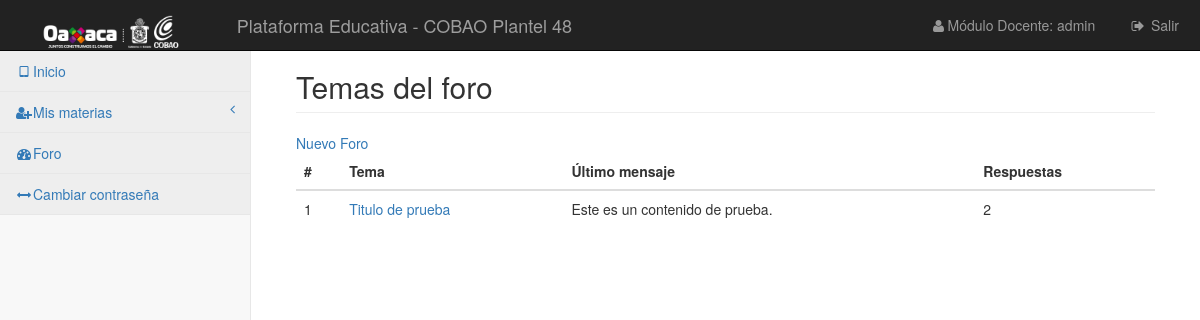
The page /vistas/foro/listar-f-d.php (signed in) on the database its author committed.
### tables this page shows
CREATE TABLE `foro_foro` (
  `id_foro` int(11) NOT NULL,
  `id_forocategoria` int(11) NOT NULL,
  `foro` varchar(250) NOT NULL,
  `descripcion` text NOT NULL
);

CREATE TABLE `foro_temas` (
  `id_tema` int(11) NOT NULL,
  `id_foro` int(11) NOT NULL,
  `titulo` varchar(250) NOT NULL,
  `contenido` text NOT NULL,
  `fecha` date NOT NULL,
  `id_usuario` int(5) NOT NULL,
  `activo` int(1) NOT NULL,
  `hits` int(11) NOT NULL
);

### librerias/Simple_sessions.php (called while the page is built, shortened)
<?php
class Simple_sessions{
private $my_sess;
public function  __construct($sess_name = 'simple_sessions'){
$this->my_sess = &$_SESSION;
}
public function check_sess($name){
return isset($this->my_sess[$name]);
}
}
?>

### vistas/foro/listar-f-d.php (the view, shortened to what this page needs)
<?php
require_once '../../librerias/Simple_sessions.php';
$obj_ses = new Simple_sessions();
if ($obj_ses->check_sess('userid')) {
    require_once '../../plantillas/header.php';?>
    <div id="page-wrapper">
        <div class="container-fluid">
            <?php
            include "../../control/conexion.php";
            $comprobar = "SELECT * FROM `foro_foro`";
            $ejecutar3 = $conexion->query($comprobar);
            ?>
            <div class="row">
                <div class="col-lg-12">
                    <h2 class="page-header">Temas del foro</h2>
                </div>
            </div>
            <div class="row">
                <div class="col-lg-12">
                    <a href="nuevo-d.php">Nuevo Foro</a>
                </div>
            </div>
            <div class="row">
                <div class="col-lg-12">
                    <div class="table-responsive">
                        <table class="table">
                            <thead>
                            <tr>
                                <th>#</th>
                                <th>Tema</th>
                                <th>Último mensaje</th>
                                <th>Respuestas</th>
                            </tr>
                            </thead>
                            <tbody>
                            <?php
                            $i = 0;
                            while ($regs = $ejecutar3->fetch_assoc()) {
                                $id = $regs['id_foro'];
                                echo "<tr>";
                                echo "<td>". number_format( $i += 1) ."</td>";
                                echo "<td><a href='comentarios.php?id=$id'>". $regs['foro'] ."</a></td>";
                                $consulta1 = "SELECT * FROM `foro_temas` WHERE `id_foro` ='$id'";
                                $ejecutar2 = $conexion->query($consulta1);
                                $datos1 = $ejecutar2->fetch_assoc();
                                if (empty($datos1['contenido'])){
                                    echo "<td>No hay respuestas</td>";
                                    echo "<td>0</td>";
                                }else {
                                    echo "<td>" . $datos1['contenido'] . "</td>";
                                    echo "<td>" . $datos1['hits'] . "</td>";
                                }
                            }
                            ?>
                            </tbody>
                        </table>
                    </div>
                </div>
            </div>
        </div>
    </div>
    <?php require_once '../../plantillas/footer.php';
}
else{
    header("Location: ../../index.php");
}
?>

### css/startmin.css (style rules this page uses)
body { background-color: #f8f8f8; }
#page-wrapper { padding: 30px 15px 0 15px; min-height: 568px; background-color: #fff; }
@media (min-width:768px) { #page-wrapper { position: inherit; margin-left: 250px; padding: 30px 30px 0 30px; border-left: 1px solid #e7e7e7; } }

### rows shown on the page
foro_foro: foro "Titulo de prueba", foro_temas.contenido "Este es un contenido de prueba.", foro_temas.hits "2"

### other values the page prints
$obj_ses->get_value('nombre') "admin"
